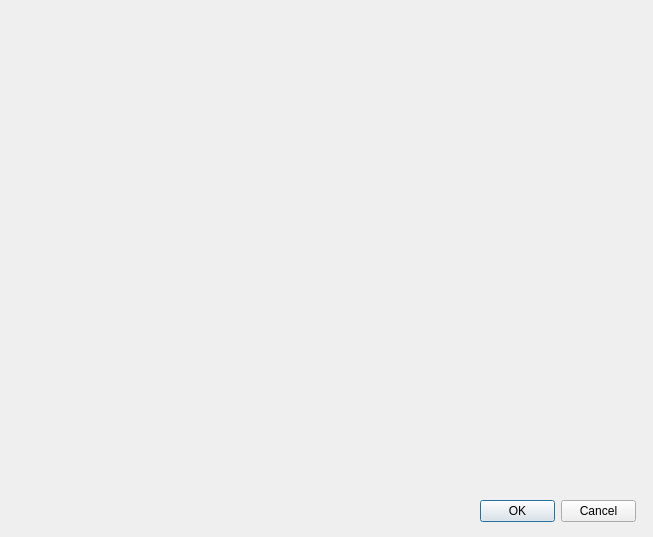
<?xml version="1.0" encoding="UTF-8"?>
<ui version="4.0">
 <class>TopoChroniaMatchFieldsDialog</class>
 <widget class="QDialog" name="TopoChroniaMatchFieldsDialog">
  <property name="geometry">
   <rect>
    <x>0</x>
    <y>0</y>
    <width>653</width>
    <height>537</height>
   </rect>
  </property>
  <property name="windowTitle">
   <string>TopoChronia Match Fields</string>
  </property>
  <widget class="QDialogButtonBox" name="button_box">
   <property name="geometry">
    <rect>
     <x>480</x>
     <y>500</y>
     <width>156</width>
     <height>23</height>
    </rect>
   </property>
   <property name="orientation">
    <enum>Qt::Horizontal</enum>
   </property>
   <property name="standardButtons">
    <set>QDialogButtonBox::Cancel|QDialogButtonBox::Ok</set>
   </property>
  </widget>
  <widget class="QWidget" name="layoutWidget" native="true">
   <property name="geometry">
    <rect>
     <x>0</x>
     <y>10</y>
     <width>661</width>
     <height>481</height>
    </rect>
   </property>
   <widget class="QLabel" name="Label_CurrentStep">
    <property name="geometry">
     <rect>
      <x>10</x>
      <y>20</y>
      <width>141</width>
      <height>31</height>
     </rect>
    </property>
    <property name="text">
     <string/>
    </property>
   </widget>
   <widget class="QLabel" name="Label_SelectedLayer">
    <property name="geometry">
     <rect>
      <x>280</x>
      <y>20</y>
      <width>141</width>
      <height>31</height>
     </rect>
    </property>
    <property name="text">
     <string/>
    </property>
   </widget>
   <widget class="QWidget" name="gridLayoutWidget_2">
    <property name="geometry">
     <rect>
      <x>10</x>
      <y>60</y>
      <width>631</width>
      <height>421</height>
     </rect>
    </property>
    <layout class="QGridLayout" name="gridLayout_Fields"/>
   </widget>
  </widget>
 </widget>
 <resources/>
 <connections>
  <connection>
   <sender>button_box</sender>
   <signal>accepted()</signal>
   <receiver>TopoChroniaMakerMatchFieldsDialog</receiver>
   <slot>accept()</slot>
   <hints>
    <hint type="sourcelabel">
     <x>20</x>
     <y>20</y>
    </hint>
    <hint type="destinationlabel">
     <x>20</x>
     <y>20</y>
    </hint>
   </hints>
  </connection>
  <connection>
   <sender>button_box</sender>
   <signal>rejected()</signal>
   <receiver>TopoChroniaMatchFieldsDialog</receiver>
   <slot>reject()</slot>
   <hints>
    <hint type="sourcelabel">
     <x>20</x>
     <y>20</y>
    </hint>
    <hint type="destinationlabel">
     <x>20</x>
     <y>20</y>
    </hint>
   </hints>
  </connection>
 </connections>
</ui>
